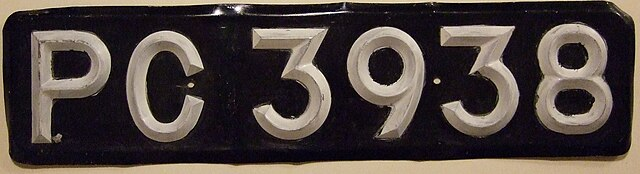
#> input picture data/sample/car-2.jpg, 640 x 174 px; its folder holds only this picture in this run
$ python -i state_classifier.py   (imports and definitions only)
#> lines starting #> are read from the running program, lines starting #| are printed output that depends on the picture; after the words box and inside, x2 and y2 are one past the last pixel; in counts of white or black regions, pixels touching at a corner belong together; pictures that were not available may be replaced by others from this repository, and a replacement may not be noted
import cv2
import os
import numpy as np

TEMPLATE_DIR = "../data/templates"
CHAR_SIZE = (40, 60)


def load_templates():
    templates = {}

    for file in os.listdir(TEMPLATE_DIR):
        if file.endswith(".png"):
            label = os.path.splitext(file)[0]
            path = os.path.join(TEMPLATE_DIR, file)

            img = cv2.imread(path, cv2.IMREAD_GRAYSCALE)
            img = cv2.resize(img, CHAR_SIZE)
            _, img = cv2.threshold(img, 127, 255, cv2.THRESH_BINARY)
            img = cv2.bitwise_not(img)

            templates[label] = img

    return templates


def recognize_character(char_img, templates, is_prefix=False):
    """
    Recognize a single character using template matching.
    If is_prefix=True, apply domain-aware prefix correction.
    """

    char_img = cv2.resize(char_img, CHAR_SIZE)
    _, char_img = cv2.threshold(char_img, 127, 255, cv2.THRESH_BINARY)
    char_img = cv2.bitwise_not(char_img)

    scores = []

    for label, template in templates.items():
        result = cv2.matchTemplate(
            char_img, template, cv2.TM_SQDIFF_NORMED
        )
        score = result[0][0]
        scores.append((label, score))

    # Sort by best (lowest) score
    scores = sorted(scores, key=lambda x: x[1])

    if len(scores) < 2:
        return None

    best_char, best_score = scores[0]
    second_char, second_score = scores[1]

    # 🚨 Confidence gate
    if best_score > 0.6:
        return None

    # ---------------- DEBUG: PROVE V IS CONSIDERED ----------------
    print("Top 5 matches:")
    for label, sc in scores[:5]:
        print(f"  {label} -> {round(sc, 3)}")
    # --------------------------------------------------------------

    # Shape features
    h, w = char_img.shape
    aspect = h / float(w)
    white_ratio = np.sum(char_img == 255) / char_img.size

    # --- General disambiguation rules ---

    # Z vs 2
    if best_char == "Z" and second_char == "2":
        if aspect > 1.4:
            best_char = "2"

    # U vs S
    if best_char == "U" and second_char == "S":
        if white_ratio < 0.38:
            best_char = "S"

    # B vs V (shape-based)
    if best_char == "B" and second_char == "V":
        if aspect > 1.6:
            best_char = "V"

    # --- PREFIX-ONLY DOMAIN FIX ---
    # If this is the prefix position, allow V override if close enough
    if is_prefix and best_char in {"B", "8"}:
        for label, sc in scores[:5]:
            if label == "V" and abs(sc - best_score) < 0.08:
                best_char = "V"
                break

    print("Chosen match:", best_char, "score:", round(best_score, 3))
    return best_char


def recognize_plate(char_images):
    templates = load_templates()
    plate_text = ""

    for idx, char_img in enumerate(char_images):
        char = recognize_character(
            char_img,
            templates,
            is_prefix=(idx == 0)
        )

        if char is None:
            continue

        # First 1–2 positions → letters
        if idx < 2 and char.isdigit():
            continue

        # Remaining positions → digits
        if idx >= 2 and char.isalpha():
            continue

        plate_text += char

    return plate_text


def classify_state(plate_text):
    """
        Haider wrote this classifier logic.
        It's basically a dictionary look-up or pattern matcher.
        We check the prefix or keywords in the OCR text to see
        which state the plate belongs to.
        """

    if not plate_text or len(plate_text) == 0:
        return "Unknown"

    prefix = plate_text[0]  # first character

    state_map = {
        "V": "Selangor (Malaysia)",
        "W": "Kuala Lumpur (Malaysia)",
        "J": "Johor (Malaysia)",
        "A": "Perak (Malaysia)",
        "P": "Penang (Malaysia)",
        "M": "Malacca (Malaysia)",
        "N": "Negeri Sembilan (Malaysia)",
        "C": "Pahang (Malaysia)",
        "D": "Kelantan (Malaysia)",
        "T": "Terengganu (Malaysia)",
        "K": "Kedah (Malaysia)",
        "R": "Perlis (Malaysia)",
        "S": "Sabah (Malaysia)",
        "Q": "Sarawak (Malaysia)",
        "Z": "Military / Special Series"
    }

    return state_map.get(prefix, "Malaysia (Other State)")

>>> import cv2
>>> picture = cv2.imread('../data/sample/car-2.jpg', cv2.IMREAD_GRAYSCALE)
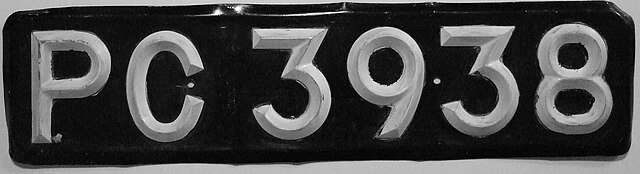
#> picture: shape (174, 640); min 0, max 255, mean 70.3
>>> result = recognize_plate(picture)
#> the loop in recognize_plate, `for idx, char_img in enumerate(char_images):` made 174 passes
#> pass 1, in recognize_character, `char_img = cv2.resize(char_img, CHAR_SIZE)`:
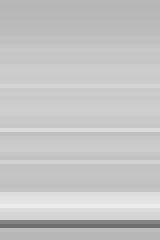
#> char_img: shape (60, 40) (shown 4 times larger); min 111, max 236, mean 197
#> pass 1, in recognize_character, `_, char_img = cv2.threshold(char_img, 127, 255, cv2.THRESH_BINARY)`:
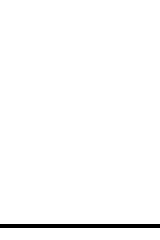
#> char_img: shape (60, 40) (shown 4 times larger); 98.3% white; black in thin lines or dots, all inside (x1, y1, x2, y2) = (0, 56, 40, 57)
#> pass 2, in recognize_character (call 2), `char_img = cv2.resize(char_img, CHAR_SIZE)`:
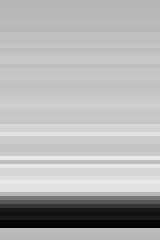
#> char_img: shape (60, 40) (shown 4 times larger); min 4, max 233, mean 178.5
#> after the loop in recognize_plate, `for idx, char_img in enumerate(char_images):`: plate_text = ''
#> result = ''
